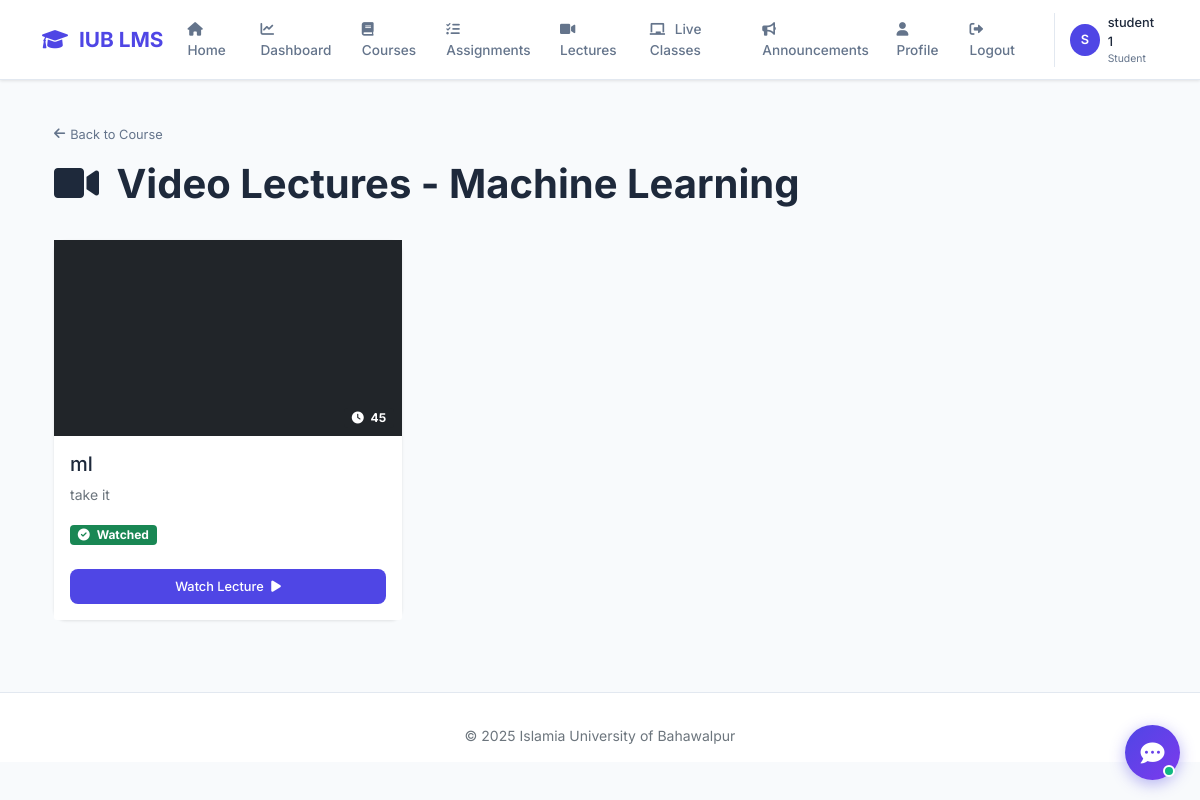
The app's page /courses/2/lectures/ (signed in) with its own data.
### accounts/models.py (models this page shows, shortened)
class CustomUser(AbstractUser):
    ROLE_CHOICES = (
        ('admin', 'Admin'),
        ('teacher', 'Teacher'),
        ('student', 'Student'),
    )
    role = models.CharField(max_length=10, choices=ROLE_CHOICES, default='student')
    phone = models.CharField(max_length=15, blank=True)
    profile_pic = models.ImageField(upload_to='profile_pics/', blank=True, null=True)
    bio = models.TextField(max_length=500, blank=True)

### courses/models.py (models this page shows, shortened)
class Course(models.Model):
    course_id = models.CharField(max_length=20, unique=True)
    course_code = models.CharField(max_length=10)
    title = models.CharField(max_length=200)
    description = models.TextField()
    teacher = models.ForeignKey(settings.AUTH_USER_MODEL, on_delete=models.SET_NULL, null=True, limit_choices_to={'role': 'teacher'})
    students = models.ManyToManyField(settings.AUTH_USER_MODEL, related_name='enrolled_courses', blank=True, limit_choices_to={'role': 'student'})
    created_at = models.DateTimeField(auto_now_add=True)
    updated_at = models.DateTimeField(auto_now=True)
    is_active = models.BooleanField(default=True)

class Lecture(models.Model):
    course = models.ForeignKey(Course, on_delete=models.CASCADE, related_name='lectures')
    title = models.CharField(max_length=200)
    description = models.TextField(blank=True)
    video_url = models.URLField(help_text="YouTube or Vimeo video URL")
    duration = models.CharField(max_length=20, blank=True, help_text="e.g., 45:30")
    order = models.IntegerField(default=0)
    is_published = models.BooleanField(default=True)
    created_by = models.ForeignKey(settings.AUTH_USER_MODEL, on_delete=models.CASCADE)
    created_at = models.DateTimeField(auto_now_add=True)
    updated_at = models.DateTimeField(auto_now=True)
    class Meta:
        ordering = ['order', 'created_at']
    def get_embed_url(self):
        if 'youtube.com' in self.video_url or 'youtu.be' in self.video_url:
            if 'youtu.be' in self.video_url:
                video_id = self.video_url.split('/')[-1].split('?')[0]
            elif 'watch?v=' in self.video_url:
                video_id = self.video_url.split('v=')[1].split('&')[0]
            else:
                return self.video_url
            return f"https://www.youtube.com/embed/{video_id}"
        return self.video_url

### courses/views.py (the view)
# urls.py: path('<int:course_id>/lectures/', views.lecture_list, name='lecture_list'),
@login_required
def lecture_list(request, course_id):
    course = get_object_or_404(Course, id=course_id)
    if request.user.role == 'student' and request.user not in course.students.all():
        messages.error(request, 'You are not enrolled!')
        return redirect('course_list')
    lectures = Lecture.objects.filter(course=course, is_published=True)
    attended_lectures = []
    if request.user.role == 'student':
        attended_lectures = LectureAttendance.objects.filter(student=request.user, lecture__course=course).values_list('lecture_id', flat=True)
    context = {
        'course': course,
        'lectures': lectures,
        'attended_lectures': attended_lectures,
    }
    return render(request, 'courses/lecture_list.html', context)

### templates/courses/lecture_list.html (shortened to what this page needs)
{% extends 'base.html' %}
{% load static %}
{% block content %}
<div class="container py-4">
    <a href="javascript:history.back()" class="back-btn"><i class="fas fa-arrow-left"></i> Back to Course</a>
    <div class="d-flex justify-content-between align-items-center mb-4">
        <h1 class="fw-bold"><i class="fas fa-video me-2" style="color: var(--accent);"></i> Video Lectures - {{ course.title }}</h1>
    </div>
    <div class="row g-4">
        {% for lecture in lectures %}
        <div class="col-md-6 col-lg-4" data-aos="fade-up">
            <div class="card h-100">
                <div class="position-relative">
                    <div class="ratio ratio-16x9 bg-dark">
                        <iframe src="{{ lecture.get_embed_url }}" title="{{ lecture.title }}" allowfullscreen style="border: none;"></iframe>
                    </div>
                    <span class="badge bg-dark position-absolute bottom-0 end-0 m-2">
                        <i class="fas fa-clock me-1"></i> {{ lecture.duration|default:"30:00" }}
                    </span>
                </div>
                <div class="card-body">
                    <div class="d-flex justify-content-between align-items-start mb-2">
                        <h5 class="card-title mb-0">{{ lecture.title }}</h5>
                    </div>
                    <p class="card-text small text-muted">{{ lecture.description|truncatewords:20 }}</p>
                    {% if user.role == 'student' %}
                        {% if lecture.id in attended_lectures %}
                            <span class="badge bg-success"><i class="fas fa-check-circle me-1"></i> Watched</span>
                        {% else %}
                            <span class="badge bg-warning"><i class="fas fa-clock me-1"></i> Not Watched</span>
                        {% endif %}
                    {% endif %}
                </div>
                <div class="card-footer bg-white border-0 pb-3">
                    <a href="{% url 'lecture_detail' course.id lecture.id %}" class="btn btn-primary w-100">
                        Watch Lecture <i class="fas fa-play ms-1"></i>
                    </a>
                </div>
            </div>
        </div>
        {% endfor %}
    </div>
</div>
{% endblock %}

### templates/base.html (shortened to what this page needs)
<!DOCTYPE html>
<html lang="en">
<head>
    <link href="https://cdn.jsdelivr.net/npm/bootstrap@5.1.3/dist/css/bootstrap.min.css" rel="stylesheet">
    <link rel="stylesheet" href="https://cdnjs.cloudflare.com/ajax/libs/font-awesome/6.0.0/css/all.min.css">
</head>
<body>
    {% if user.is_authenticated %}
    <nav class="navbar navbar-expand-lg">
        <div class="container">
            <a class="navbar-brand" href="{% url 'dashboard' %}">
                <i class="fas fa-graduation-cap"></i> IUB LMS
            </a>
            <div class="collapse navbar-collapse" id="navbarNav">
                <ul class="navbar-nav ms-auto">
                    <li class="nav-item"><a class="nav-link" href="{% url 'home' %}"><i class="fas fa-home"></i> Home</a></li>
                    <li class="nav-item"><a class="nav-link" href="{% url 'dashboard' %}"><i class="fas fa-chart-line"></i> Dashboard</a></li>
                    <li class="nav-item"><a class="nav-link" href="{% url 'course_list' %}"><i class="fas fa-book"></i> Courses</a></li>
                    <li class="nav-item"><a class="nav-link" href="{% url 'assignment_list' %}"><i class="fas fa-tasks"></i> Assignments</a></li>
                    <li class="nav-item"><a class="nav-link" href="{% url 'lecture_list_all' %}"><i class="fas fa-video"></i> Lectures</a></li>
                    <li class="nav-item"><a class="nav-link" href="{% url 'live_class_list_all' %}"><i class="fas fa-chalkboard"></i> Live Classes</a></li>
                    <li class="nav-item"><a class="nav-link" href="{% url 'announcements' %}"><i class="fas fa-bullhorn"></i> Announcements</a></li>
                    <li class="nav-item"><a class="nav-link" href="{% url 'profile' %}"><i class="fas fa-user"></i> Profile</a></li>
                    <li class="nav-item"><a class="nav-link" href="{% url 'logout' %}"><i class="fas fa-sign-out-alt"></i> Logout</a></li>
                </ul>
                <div class="user-menu">
                    <div class="user-avatar">{{ user.username|first|upper }}</div>
                    <div>
                        <div class="user-name">{{ user.get_full_name|default:user.username }}</div>
                        <div class="user-role">{{ user.get_role_display }}</div>
                    </div>
                </div>
            </div>
        </div>
    </nav>
    {% endif %}
    <main class="container fade-in mt-3">
        {% block content %}
        {% endblock %}
    </main>
    <footer class="footer">
        <div class="container text-center">
            <p class="small text-muted mb-0">&copy; 2025 Islamia University of Bahawalpur</p>
        </div>
    </footer>
</body>
</html>

### templates/base.html (style rules this page uses)
:root { --primary: #4f46e5; --bg-light: #f8fafc; --text-dark: #1e293b; --text-muted: #64748b; --border: #e2e8f0; --shadow: 0 1px 3px rgba(0,0,0,0.1); }
* { margin: 0; padding: 0; box-sizing: border-box; }
body { font-family: 'Inter', sans-serif; background: var(--bg-light); color: var(--text-dark); }
.navbar { background: white; padding: 0.7rem 0; box-shadow: var(--shadow); border-bottom: 1px solid var(--border); }
.navbar-brand { font-size: 1.3rem; font-weight: 700; color: var(--primary) !important; }
.navbar-brand i { margin-right: 6px; }
.nav-link { color: var(--text-muted); font-weight: 500; font-size: 0.85rem; padding: 0.5rem 1rem; }
.nav-link i { margin-right: 6px; }
.user-menu { display: flex; align-items: center; gap: 8px; margin-left: 15px; padding-left: 15px; border-left: 1px solid var(--border); }
.user-avatar { width: 32px; height: 32px; background: var(--primary); border-radius: 50%; display: flex; align-items: center; justify-content: center; color: white; font-weight: 600; font-size: 0.8rem; }
.user-name { font-size: 0.8rem; font-weight: 500; color: var(--text-dark); }
.user-role { font-size: 0.65rem; color: var(--text-muted); }
.card { border: none; border-radius: 12px; box-shadow: var(--shadow); background: white; }
.btn-primary { background: var(--primary); border: none; border-radius: 8px; padding: 0.5rem 1rem; font-size: 0.8rem; font-weight: 500; }
.footer { background: white; border-top: 1px solid var(--border); padding: 2rem 0 1rem; margin-top: 3rem; }
.back-btn { display: inline-flex; align-items: center; gap: 5px; color: var(--text-muted); font-size: 0.8rem; text-decoration: none; margin-bottom: 1rem; }
.fade-in { animation: fadeIn 0.3s ease-out; }

### records on screen
CustomUser: username|first "S", get_full_name "student 1", role "Student"
Course: title "Machine Learning"
Lecture: duration "45", title "ml", description "take it", shows "Watched"
